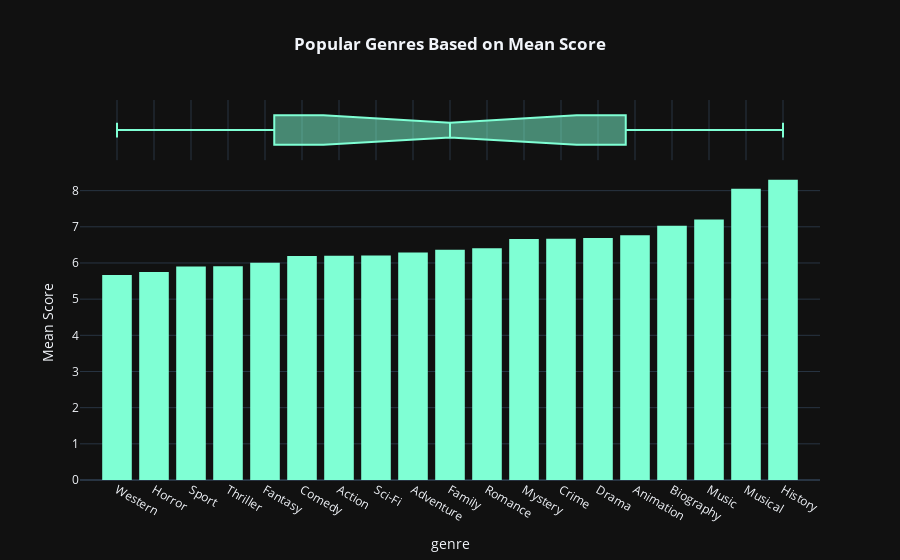

The cell this chart's notebook holds for it:
### Code cell
#  visualize popular genres based on mean score

numeric_columns = movie.select_dtypes(include=[np.number]).columns
movie_mean = movie.groupby('genre', as_index=False)[numeric_columns].mean().sort_values(by='score', ascending=True)

genre_mean_score =px.histogram(movie_mean, x='genre', y='score', color_discrete_sequence=['aquamarine'], template='plotly_dark', marginal='box', title='<b>Popular Genres Based on Mean Score')

genre_mean_score.update_layout(title_x=0.5, yaxis_title='Mean Score')

### Figure 1 — Plotly figure (JSON) as saved in the notebook; plotly's stock layout.template omitted (floating-point values rounded to 4 significant figures)
{"data": [{"alignmentgroup": "True", "bingroup": "x", "histfunc": "sum", "hovertemplate": "genre=%{x}<br>sum of score=%{y}<extra></extra>", "legendgroup": "", "marker": {"color": "aquamarine", "pattern": {"shape": ""}}, "name": "", "offsetgroup": "", "orientation": "v", "showlegend": false, "type": "histogram", "x": ["Western", "Horror", "Sport", "Thriller", "Fantasy", "Comedy", "Action", "Sci-Fi", "Adventure", "Family", "Romance", "Mystery", "Crime", "Drama", "Animation", "Biography", "Music", "Musical", "History"], "xaxis": "x", "y": [5.667, 5.751, 5.9, 5.912, 6.007, 6.194, 6.203, 6.21, 6.292, 6.364, 6.41, 6.665, 6.672, 6.694, 6.769, 7.031, 7.2, 8.05, 8.3], "yaxis": "y"}, {"alignmentgroup": "True", "hovertemplate": "genre=%{x}<extra></extra>", "legendgroup": "", "marker": {"color": "aquamarine"}, "name": "", "notched": true, "offsetgroup": "", "showlegend": false, "type": "box", "x": ["Western", "Horror", "Sport", "Thriller", "Fantasy", "Comedy", "Action", "Sci-Fi", "Adventure", "Family", "Romance", "Mystery", "Crime", "Drama", "Animation", "Biography", "Music", "Musical", "History"], "xaxis": "x2", "yaxis": "y2"}], "layout": {"barmode": "relative", "legend": {"tracegroupgap": 0}, "title": {"text": "<b>Popular Genres Based on Mean Score", "x": 0.5}, "xaxis": {"anchor": "y", "domain": [0, 1], "title": {"text": "genre"}}, "xaxis2": {"anchor": "y2", "domain": [0, 1], "matches": "x", "showgrid": true, "showticklabels": false}, "yaxis": {"anchor": "x", "domain": [0, 0.8316], "title": {"text": "Mean Score"}}, "yaxis2": {"anchor": "x2", "domain": [0.8416, 1], "matches": "y2", "showgrid": false, "showline": false, "showticklabels": false, "ticks": ""}}}
